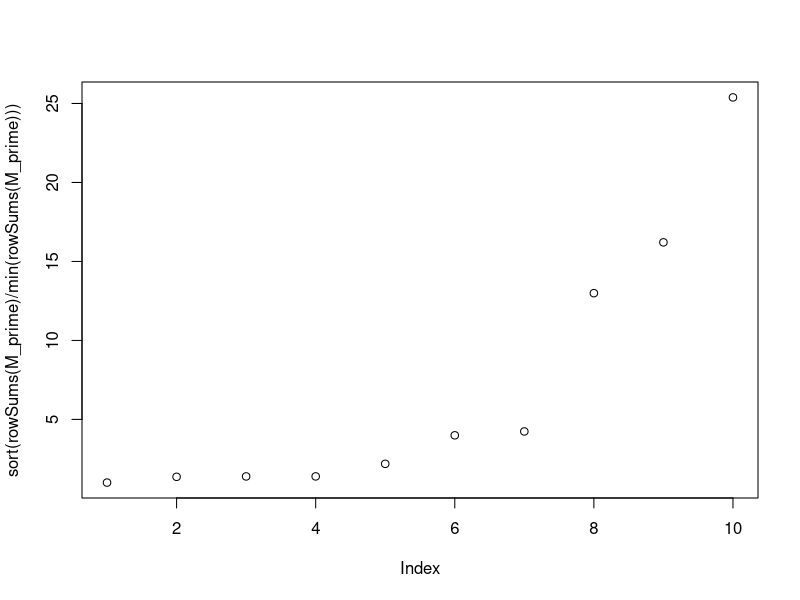
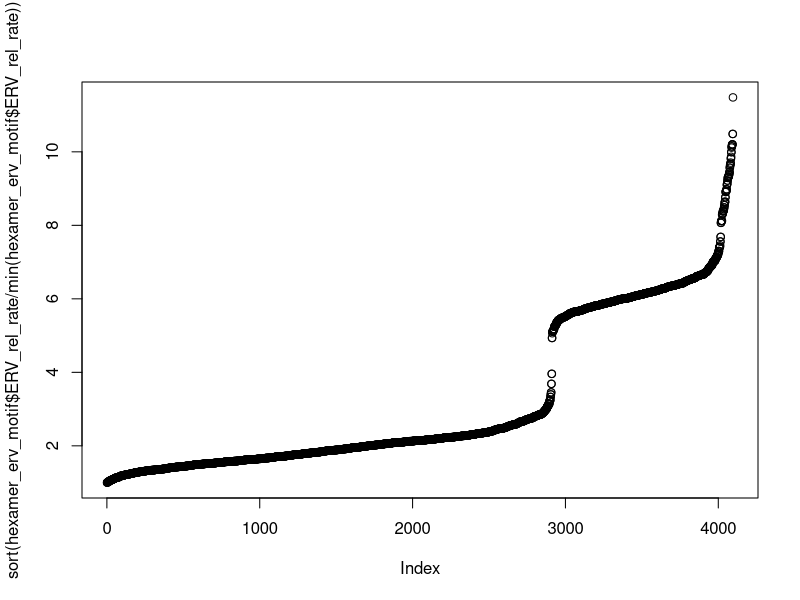

These charts were generated, in order, by the following R code: (Note: this script raises an error after producing the figures.)
library(tidyverse)
# library(MCMCpack)
# library(ramify)

sample_M_double <- function(N, M_mu, M_sigma) {
  # log-normally distributed entries
  M_prime <- matrix(nrow=N, ncol=1)
  for (i in 1:N) {
    M_prime[i, 1] <- exp(rnorm(1, M_mu, M_sigma))
  }
  M <- matrix(nrow=N, ncol=N)
  for (i in 1:N) {
    for (j in 1:N) { 
      if (i != j) {
        # M[i, j] <- M_prime[j, 1]*pmax(
        #   0, exp(rnorm(1, M_mu, M_sigma)))
        M[i, j] <- M_prime[i, 1]*pmax(
          0, exp(rnorm(1, M_mu, M_sigma)))
      }
    }
  }
  # M <- t(M)
  for (i in 1:N) {
    # M[i, i] <- -sum(M[, i], na.rm=T)
    M[i, i] <- -sum(M[i, ], na.rm=T)
  }
  return(M)
}

# test sampling
M_prime <- sample_M_double(10, 0, 1)
M_prime[M_prime<0] <- 0
rowSums(M_prime)
range(M_prime[M_prime>0])
max(range(M_prime[M_prime>0]))/
  min(range(M_prime[M_prime>0]))
plot(sort(rowSums(M_prime)/min(rowSums(M_prime))))

hexamer_erv_motif <- read_tsv("../data/hexamers_ERVaveraged.txt")
names(hexamer_erv_motif) <- c("wtMotif", "ERV_rel_rate")
plot(sort(hexamer_erv_motif$ERV_rel_rate/
            min(hexamer_erv_motif$ERV_rel_rate)))

# remaining parameters
sample_Q <- function(N, Q_alpha) {
  # symmetric dirichlet distributed
  if (Q_alpha == Inf) { 
    Q <- rep(1/N, N)
  } else {
    Q <- t(rdirichlet(1, rep(Q_alpha, N)))
  }
  return(Q)
}

get_equilibrium_frequencies <- function(N, M, S, Q) {
  E_N <- as.matrix(c(rep(0, N-1), 1))
  # M_N <- M; M_N[N, ] <- rep(1, N)
  M_N <- M; M_N[, N] <- rep(1, N)
  Q_S <- S*Q
  # P_0 <- solve(M_N) %*% E_N
  P_0 <- t(t(E_N) %*% solve(M_N))
  # analytic derivation
  P <- (1-S)*P_0 + Q_S
  return(P)
}

# constants
N = 20  # 50
M_mu = 0

# initialize
output_list_v2 <- tibble(
  "S"=as.numeric(), "M_sigma"=as.numeric(), "Q_alpha"=as.numeric(), "iter_index"=as.numeric(), 
  "motif_index"=as.numeric(), "motif_exon"=as.numeric(), "motif_intron"=as.numeric(), 
  "motif_ratio"=as.numeric(), "motif_mutrate"=as.numeric(), "motif_ratio_max"=as.numeric())

# iterate
for (S in c(0, 0.05, 0.1, 0.2, 0.4, 0.8)) {
  for (M_sigma in c(0:100)/100) {
  # for (M_sigma in 2**(c(0:40)/5)) {
    for (Q_alpha in c(Inf)) {  # , 10, 1)) { 
      for (i in 1:1) {
        print(c(S, M_sigma, Q_alpha, i))

        # sample parameters
        M <- sample_M_double(N, 0, M_sigma)
        Q <- sample_Q(N, Q_alpha)
        
        # equilibrium frequencies
        P_exon <- get_equilibrium_frequencies(N, M, S, Q)
        P_intron <- get_equilibrium_frequencies(N, M, 0, Q)
        
        # append to output
        for (j in 1:length(P_exon)) {
          output_list_v2 <- bind_rows(output_list_v2, c(
            "S"=S, "M_sigma"=M_sigma, "Q_alpha"=Q_alpha, "iter_index"=i, "motif_index"=j, 
            "motif_exon"=P_exon[j], "motif_intron"=P_intron[j], "motif_ratio"=P_exon[j]/P_intron[j],
            "motif_mutrate"=M[j, j], "mutrate_ratio_max"=max(M[M > 0])/min(M[M > 0])))
        }
      }
    }
  }
}

write_tsv(output_list_v2, "../results/figures/output_list_v2_double.txt")
output_list_v2 <- read_tsv("../results/figures/output_list_v2_double.txt")

# # # original
palette_blue_red <- c("#297bb0", "#a9d4d9", "#f5e090", "#faae61", "#d71d1c")

output_list_v2_temp <- filter(output_list_v2, S!=1) %>% 
  group_by(M_sigma, S, Q_alpha) %>% summarise(
    motif_ratio_0 = quantile(motif_ratio, probs=0/100, na.rm=T), 
    motif_ratio_25 = quantile(motif_ratio, probs=25/100, na.rm=T),
    motif_ratio_50 = quantile(motif_ratio, probs=50/100, na.rm=T),
    motif_ratio_75 = quantile(motif_ratio, probs=75/100, na.rm=T),
    motif_ratio_100 = quantile(motif_ratio, probs=100/100, na.rm=T)) %>% 
  gather(motif_ratio_summary, motif_ratio, motif_ratio_0, 
    motif_ratio_25, motif_ratio_50, motif_ratio_75, 
    motif_ratio_100) %>% 
  mutate(motif_ratio_summary = as.factor(as.numeric(gsub(
    "motif_ratio_", "", motif_ratio_summary))))

output_list_v2_mean <- output_list_v2_temp %>% 
  dplyr::select(M_sigma, S, Q_alpha, motif_ratio_summary, motif_ratio)
write_tsv(output_list_v2_mean, "../results/figures/output_list_v2_mean_double.txt")
output_list_v2_mean <- read_tsv("../results/figures/output_list_v2_mean_double.txt")

# # # revision
output_list_v2_exon_temp <- filter(output_list_v2, S!=1) %>% 
  group_by(M_sigma, S, Q_alpha) %>% summarise(
    motif_exon_0 = quantile(motif_exon, probs=0/100, na.rm=T), 
    motif_exon_25 = quantile(motif_exon, probs=25/100, na.rm=T),
    motif_exon_50 = quantile(motif_exon, probs=50/100, na.rm=T),
    motif_exon_75 = quantile(motif_exon, probs=75/100, na.rm=T),
    motif_exon_100 = quantile(motif_exon, probs=100/100, na.rm=T)) %>% 
  gather(motif_exon_summary, motif_exon, motif_exon_0, 
    motif_exon_25, motif_exon_50, motif_exon_75, 
    motif_exon_100) %>% 
  mutate(motif_exon_summary = as.factor(as.numeric(gsub(
    "motif_exon_", "", motif_exon_summary))))

output_list_v2_exon_mean <- output_list_v2_exon_temp %>% 
  dplyr::select(M_sigma, S, Q_alpha, motif_exon_summary, motif_exon)
write_tsv(output_list_v2_exon_mean, "../results/figures/output_list_v2_exon_mean_double.txt")
output_list_v2_exon_mean <- read_tsv("../results/figures/output_list_v2_exon_mean_double.txt")

# # # revision
output_list_v2_intron_temp <- filter(output_list_v2, S!=1) %>% 
  group_by(M_sigma, S, Q_alpha) %>% summarise(
    motif_intron_0 = quantile(motif_intron, probs=0/100, na.rm=T), 
    motif_intron_25 = quantile(motif_intron, probs=25/100, na.rm=T),
    motif_intron_50 = quantile(motif_intron, probs=50/100, na.rm=T),
    motif_intron_75 = quantile(motif_intron, probs=75/100, na.rm=T),
    motif_intron_100 = quantile(motif_intron, probs=100/100, na.rm=T)) %>% 
  gather(motif_intron_summary, motif_intron, motif_intron_0, 
    motif_intron_25, motif_intron_50, motif_intron_75, 
    motif_intron_100) %>% 
  mutate(motif_intron_summary = as.factor(as.numeric(gsub(
    "motif_intron_", "", motif_intron_summary))))

output_list_v2_intron_mean <- output_list_v2_intron_temp %>% 
  dplyr::select(M_sigma, S, Q_alpha, motif_intron_summary, motif_intron)
write_tsv(output_list_v2_intron_mean, "../results/figures/output_list_v2_intron_mean_double.txt")
output_list_v2_intron_mean <- read_tsv("../results/figures/output_list_v2_intron_mean_double.txt")

# plots
ggplot(output_list_v2_mean) + 
  geom_line(aes(x=M_sigma, y=log2(motif_ratio), color=as.factor(motif_ratio_summary)), 
               position="identity") + theme(aspect.ratio=3) + 
  facet_grid(cols=vars(S)) + 
  xlab("Increasing mutational bias (mb)") + ylab("Exon vs intron motif ratio (log2)") + 
  scale_color_manual(name="Quantile", values=palette_blue_red) + 
  scale_x_continuous(breaks=c(0, 0.5, 1.0), limits=c(-0.1, 1.1))
ggsave("../results/figures/analytical_model_uniform_mean_double_transpose.pdf", width=5, height=5)

ggplot(output_list_v2_exon_mean) + 
  geom_line(aes(x=M_sigma, y=log2(motif_exon), color=as.factor(motif_exon_summary)), 
               position="identity") + theme(aspect.ratio=3) + 
  facet_grid(cols=vars(S)) + 
  xlab("Increasing mutational bias (mb)") + ylab("Exon motif frequency (log2)") + 
  scale_color_manual(name="Quantile", values=palette_blue_red) + 
  scale_x_continuous(breaks=c(0, 0.5, 1.0), limits=c(-0.1, 1.1)) + 
  ylim(log2(min(c(output_list_v2_exon_mean$motif_exon, output_list_v2_intron_mean$motif_intron))), 
    log2(max(c(output_list_v2_exon_mean$motif_exon, output_list_v2_intron_mean$motif_intron))))
ggsave("../results/figures/analytical_model_uniform_mean_double_transpose_exon.pdf", width=5, height=5)

ggplot(output_list_v2_intron_mean) + 
  geom_line(aes(x=M_sigma, y=log2(motif_intron), color=as.factor(motif_intron_summary)), 
               position="identity") + theme(aspect.ratio=3) + 
  facet_grid(cols=vars(S)) + 
  xlab("Increasing mutational bias (mb)") + ylab("Intron motif frequency (log2)") + 
  scale_color_manual(name="Quantile", values=palette_blue_red) + 
  scale_x_continuous(breaks=c(0, 0.5, 1.0), limits=c(-0.1, 1.1)) + 
  ylim(log2(min(c(output_list_v2_exon_mean$motif_exon, output_list_v2_intron_mean$motif_intron))), 
    log2(max(c(output_list_v2_exon_mean$motif_exon, output_list_v2_intron_mean$motif_intron))))
ggsave("../results/figures/analytical_model_uniform_mean_double_transpose_intron.pdf", width=5, height=5)
